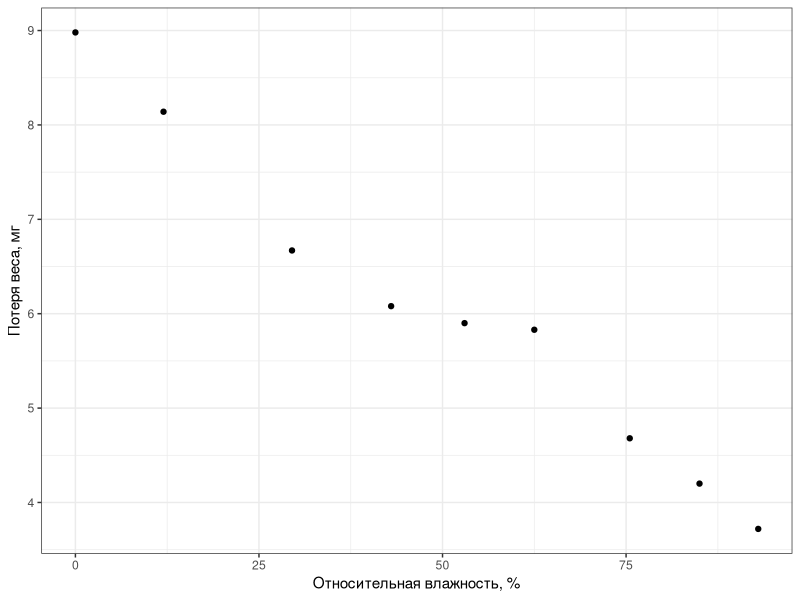
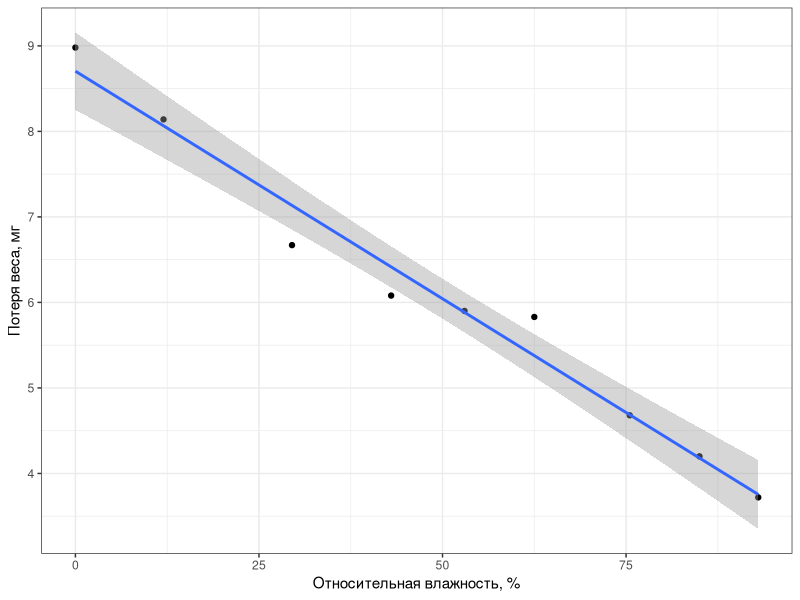
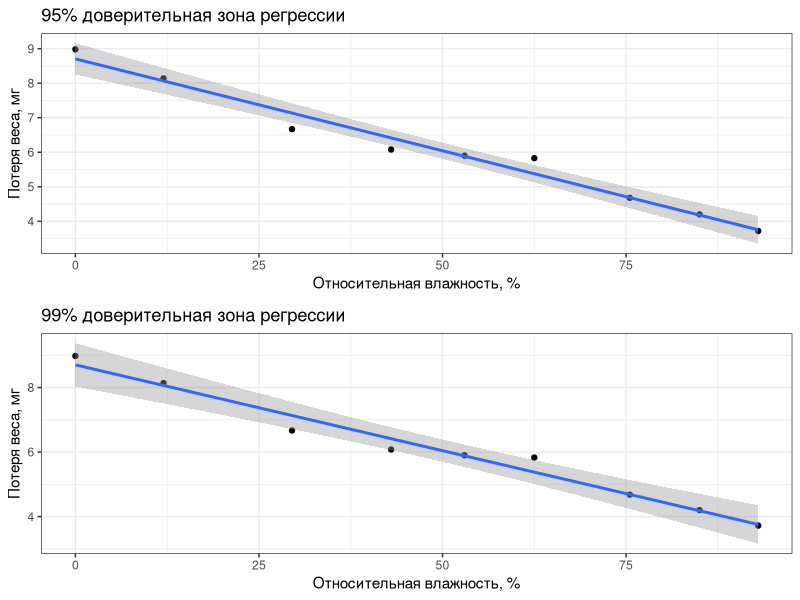
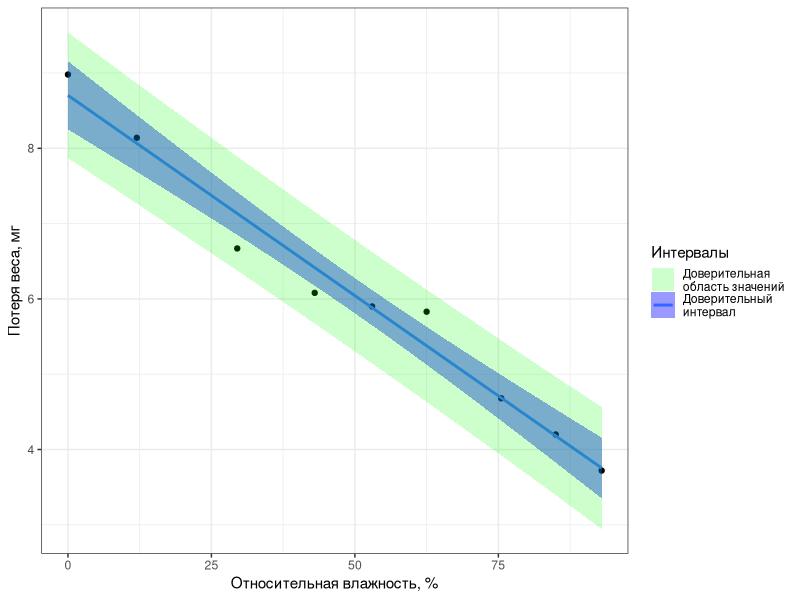

Here is the R script that generated these plots, in order:
# ---
# title: "Регрессионный анализ, часть 1"
# subtitle: Математические методы в зоологии - на R
# date: "осень 2015"
# author: "Марина Варфоломеева"
# institution: СПбГУ
# ---

install.packages("gridExtra")

### Вы сможете
# - посчитать и протестировать различные коэффициенты корреляции между переменными
# - подобрать модель линейной регрессии и записать ее в виде уравнения
# - проверить валидность модели при помощи t- или F-теста
# - оценить долю изменчивости, которую объясняет модель, при помощи \(R^2\)

# Описание зависимости между переменными

## Читаем данные из файла и знакомимся с ними
# setwd("C:/mathmethr/week2") # установите рабочую директорию,
# или используйте полный путь к файлу
library(readxl)
nelson <- read_excel("nelson.xlsx", sheet = 1)
## или из .csv
# nelson <- read.table(file="nelson.csv", header = TRUE, sep = "\t", dec = ".")
str(nelson)
head(nelson)

## Связана ли потеря веса со влажностью?
## Задача: оцените силу связи
# - Посчитайте разные коэффициенты корреляции между потерей веса и влажностью
# - Чем отличаются результаты функций `cor()`, `cor.test()`?
cor(nelson$humidity, nelson$weightloss)
cor.test(nelson$humidity, nelson$weightloss)

## Как зависит потеря веса от влажности?
library(ggplot2)
theme_set(theme_bw())
gg_nelson <- ggplot(data=nelson, aes(x = humidity, y = weightloss)) +
  geom_point() +
  labs(x = "Относительная влажность, %", y = "Потеря веса, мг")
gg_nelson


# Линейная регрессия
## Добавим линию регрессии на график
gg_nelson + geom_smooth(method = "lm")
## Задача: как вы думаете, что это за серая область вокруг линии регрессии?



## Подбираем параметры линейной модели
nelson_lm <- lm(formula = weightloss ~ humidity, data = nelson)
summary(nelson_lm)
## Задача: Назовите, чему равны коэффициенты линейной регрессии?



## Неопределенность оценок коэффициентов
## Находим доверительные интервалы коэффициентов
# оценки коэффициентов отдельно
coef(nelson_lm)

# доверительные интервалы коэффициентов
confint(nelson_lm)

## Предсказываем Y при заданном X
# Какова средняя потеря веса при заданной влажности?
newdata <- data.frame(humidity = c(50, 100)) # значения, для которых предсказываем
(pr1 <- predict(nelson_lm, newdata, interval = "confidence", se = TRUE))

## Строим доверительную зону регрессии
library(gridExtra)
grid.arrange(gg_nelson + geom_smooth(method = "lm") +
               labs (title = "95% доверительная зона регрессии"),
             gg_nelson + geom_smooth(method = "lm", level = 0.99) +
               labs (title = "99% доверительная зона регрессии"),
             ncol = 1)

## Неопределенность оценок предсказанных значений
## Предсказываем изменение Y для 95\% наблюдений при заданном X
# В каких пределах находится потеря веса у 95\% жуков при заданной влажности?
newdata <- data.frame(humidity = c(50, 100)) # новые данные для предсказания значений
(pr2 <- predict(nelson_lm, newdata, interval = "prediction", se = TRUE))

## Данные для доверительной области значений
# Предсказанные значения для исходных данных объединим с исходными данными в новом датафрейме - для графиков
(pr_all <- predict(nelson_lm, interval = "prediction"))
nelson_with_pred <- data.frame(nelson, pr_all)


## Строим доверительную область значений и доверительный интервал одновременно
gg_nelson + geom_smooth(method = "lm",
                       aes(fill = "Доверительный \nинтервал"),
                       alpha = 0.4) +
  geom_ribbon(data = nelson_with_pred,
              aes(y = fit, ymin = lwr, ymax = upr,
                  fill = "Доверительная \nобласть значений"),
              alpha = 0.2) +
  scale_fill_manual('Интервалы', values = c('green', 'blue'))
## Осторожно!
### Вне интервала значений \(X\) ничего предсказать нельзя!


# Проверка валидности модели
## Проверка коэффициентов с помощью t-критерия
summary(nelson_lm)

## Проверка при помощи F-критерия
nelson_aov <- aov(nelson_lm)
summary(nelson_aov)

# Оценка качества подгонки модели
## Коэффициент детерминации можно найти в сводке модели
summary(nelson_lm)
# Не сравнивайте \(R^2\) моделей с разным числом параметров, \linebreak для этого есть \(R^2 _{adjusted}\)
